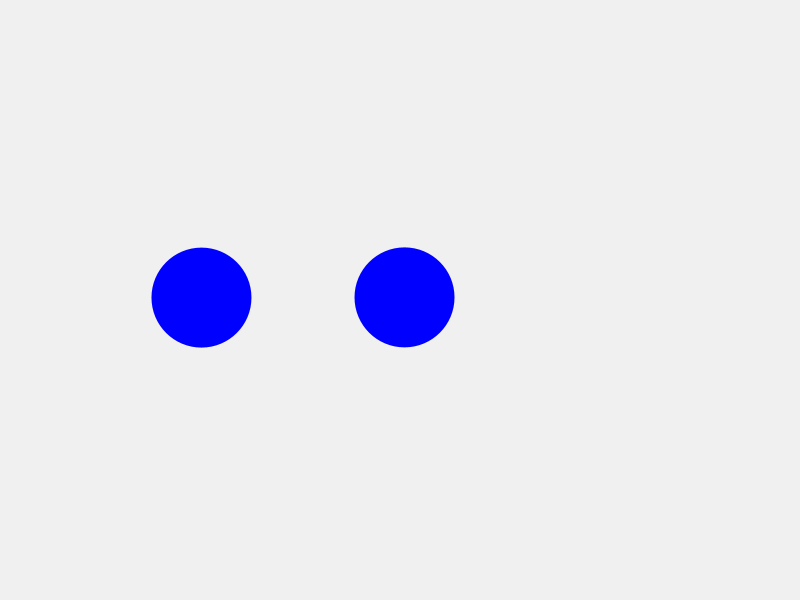
Frame 1 (no input)
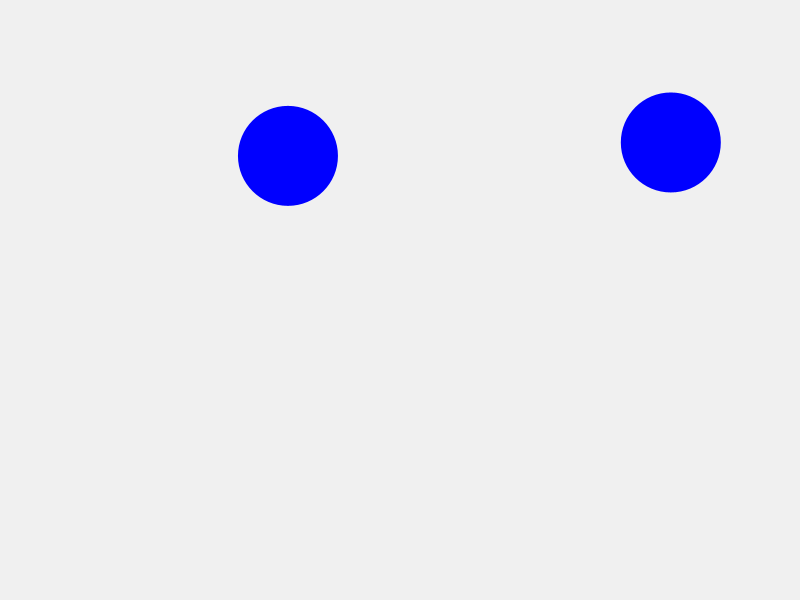
Frame 60 (the mouse pressed at the canvas centre just before this capture)
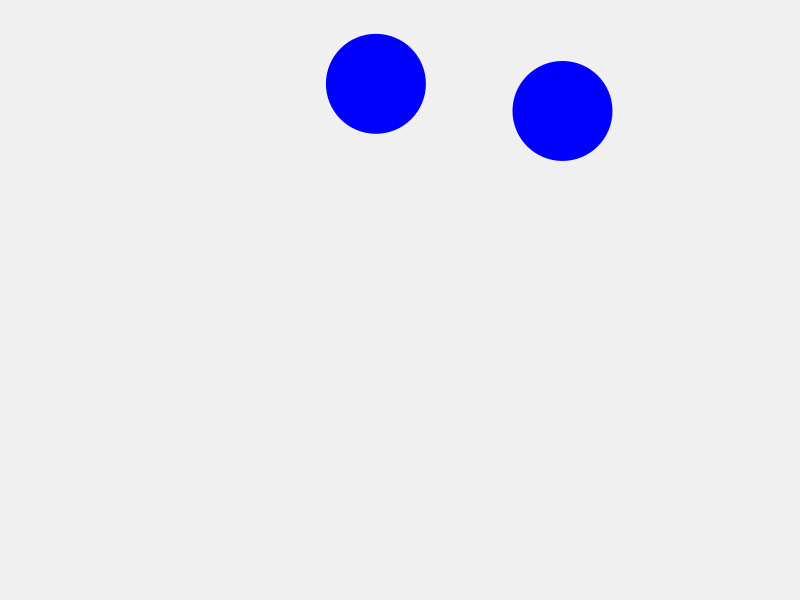
Frame 120 (the mouse held since frame 60 and released just before this capture)

The Processing sketch that drew these frames (run headless with seeded random() and noise(); from frame 60 on, the mouse is pressed at the canvas centre):

// Processing sketch: Objects_I_Worksheet_Bouncing_Balls
// ── Objects_I_Worksheet_Bouncing_Balls.pde

// Global ball objects
Ball ball1;
Ball ball2;

void setup() {
  size(800, 600);
  
  // Create ball instances at different positions
  ball1 = new Ball(200, 300);
  ball2 = new Ball(400, 300);
}

void draw() {
  background(240);
  
  // Ball 1 - move, check edges, and display
  ball1.move();
  ball1.checkEdges();
  ball1.display();
  
  // Ball 2 - move, check edges, and display
  ball2.move();
  ball2.checkEdges();
  ball2.display();
  
  
  // Check for collisions between balls
  ball1.checkCollision(ball2);
  ball2.checkCollision(ball1);
  
}

// ── Ball.pde
class Ball {
  // Instance variables
  float x;
  float y;
  float xSpeed;
  float ySpeed;
  float diameter;
  boolean touching;
  
  // Constructor
  Ball(float x, float y) {
    this.x = x;
    this.y = y;
    // Initialize speeds with random values
    this.xSpeed = random(-5, 5);
    this.ySpeed = random(-5, 5);
    this.diameter = 100;
    this.touching = false;
  }
  
  // Method to move the ball
  void move() {
    x += xSpeed;
    y += ySpeed;
  }
  
  // Method to check edges and bounce
  void checkEdges() {
    // Check left and right edges
    if (x - diameter/2 < 0 || x + diameter/2 > width) {
      xSpeed *= -1;  // Reverse horizontal direction
    }
    
    // Check top and bottom edges
    if (y - diameter/2 < 0 || y + diameter/2 > height) {
      ySpeed *= -1;  // Reverse vertical direction
    }
  }
  
  // Method to display the ball
  void display() {
    if (touching){
      fill(255,0,0);
    }else{
      fill(0,0,255);
    }
    noStroke();
    circle(x, y, diameter);
  }
  
  // Method to check collision with another ball
  void checkCollision(Ball other) {
    float distance = dist(x, y, other.x, other.y);
    if(distance < (diameter/2 + other.diameter/2)){
      touching = true;
    }else{
      touching = false;
    }
  }
  
}
